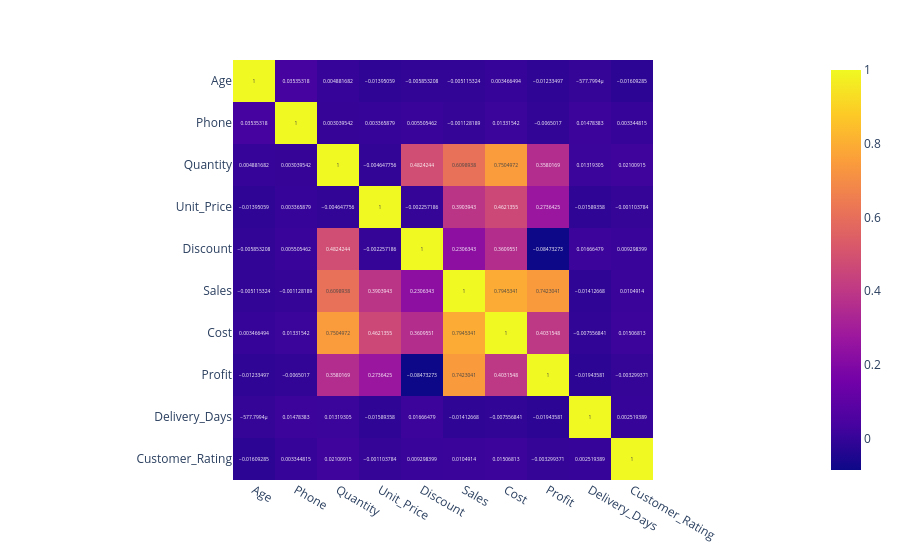

Notebook code cell kept with this figure:
### Markdown cell above
**Code Cell 7
Plasma Color Scale**

### Code cell
fig = px.imshow(

    corr,

    color_continuous_scale="Plasma",

    text_auto=True

)

fig.show()

### Figure 1 — Plotly figure (JSON) as saved in the notebook; plotly's stock layout.template omitted (floating-point values rounded to 4 significant figures)
{"data": [{"coloraxis": "coloraxis", "hovertemplate": "x: %{x}<br>y: %{y}<br>color: %{z}<extra></extra>", "name": "0", "texttemplate": "%{z}", "type": "heatmap", "x": ["Age", "Phone", "Quantity", "Unit_Price", "Discount", "Sales", "Cost", "Profit", "Delivery_Days", "Customer_Rating"], "xaxis": "x", "y": ["Age", "Phone", "Quantity", "Unit_Price", "Discount", "Sales", "Cost", "Profit", "Delivery_Days", "Customer_Rating"], "yaxis": "y", "z": [[1.0, 0.03535, 0.004882, -0.01395, -0.005853, -0.005115, 0.003466, -0.01233, -0.0005778, -0.01609], [0.03535, 1.0, 0.00304, 0.003366, 0.005505, -0.001128, 0.01332, -0.006502, 0.01478, 0.003345], [0.004882, 0.00304, 1.0, -0.004648, 0.4824, 0.6099, 0.7505, 0.358, 0.01319, 0.02101], [-0.01395, 0.003366, -0.004648, 1.0, -0.002257, 0.3904, 0.4621, 0.2736, -0.01589, -0.001104], [-0.005853, 0.005505, 0.4824, -0.002257, 1.0, 0.2306, 0.361, -0.08473, 0.01666, 0.009298], [-0.005115, -0.001128, 0.6099, 0.3904, 0.2306, 1.0, 0.7945, 0.7423, -0.01413, 0.01049], [0.003466, 0.01332, 0.7505, 0.4621, 0.361, 0.7945, 1.0, 0.4032, -0.007557, 0.01507], [-0.01233, -0.006502, 0.358, 0.2736, -0.08473, 0.7423, 0.4032, 1.0, -0.01944, -0.003299], [-0.0005778, 0.01478, 0.01319, -0.01589, 0.01666, -0.01413, -0.007557, -0.01944, 1.0, 0.002519], [-0.01609, 0.003345, 0.02101, -0.001104, 0.009298, 0.01049, 0.01507, -0.003299, 0.002519, 1.0]]}], "layout": {"coloraxis": {"autocolorscale": false, "colorscale": [[0, "#0d0887"], [0.1111, "#46039f"], [0.2222, "#7201a8"], [0.3333, "#9c179e"], [0.4444, "#bd3786"], [0.5556, "#d8576b"], [0.6667, "#ed7953"], [0.7778, "#fb9f3a"], [0.8889, "#fdca26"], [1, "#f0f921"]]}, "margin": {"t": 60}, "xaxis": {"anchor": "y", "constrain": "domain", "domain": [0, 1], "scaleanchor": "y"}, "yaxis": {"anchor": "x", "autorange": "reversed", "constrain": "domain", "domain": [0, 1]}}}
